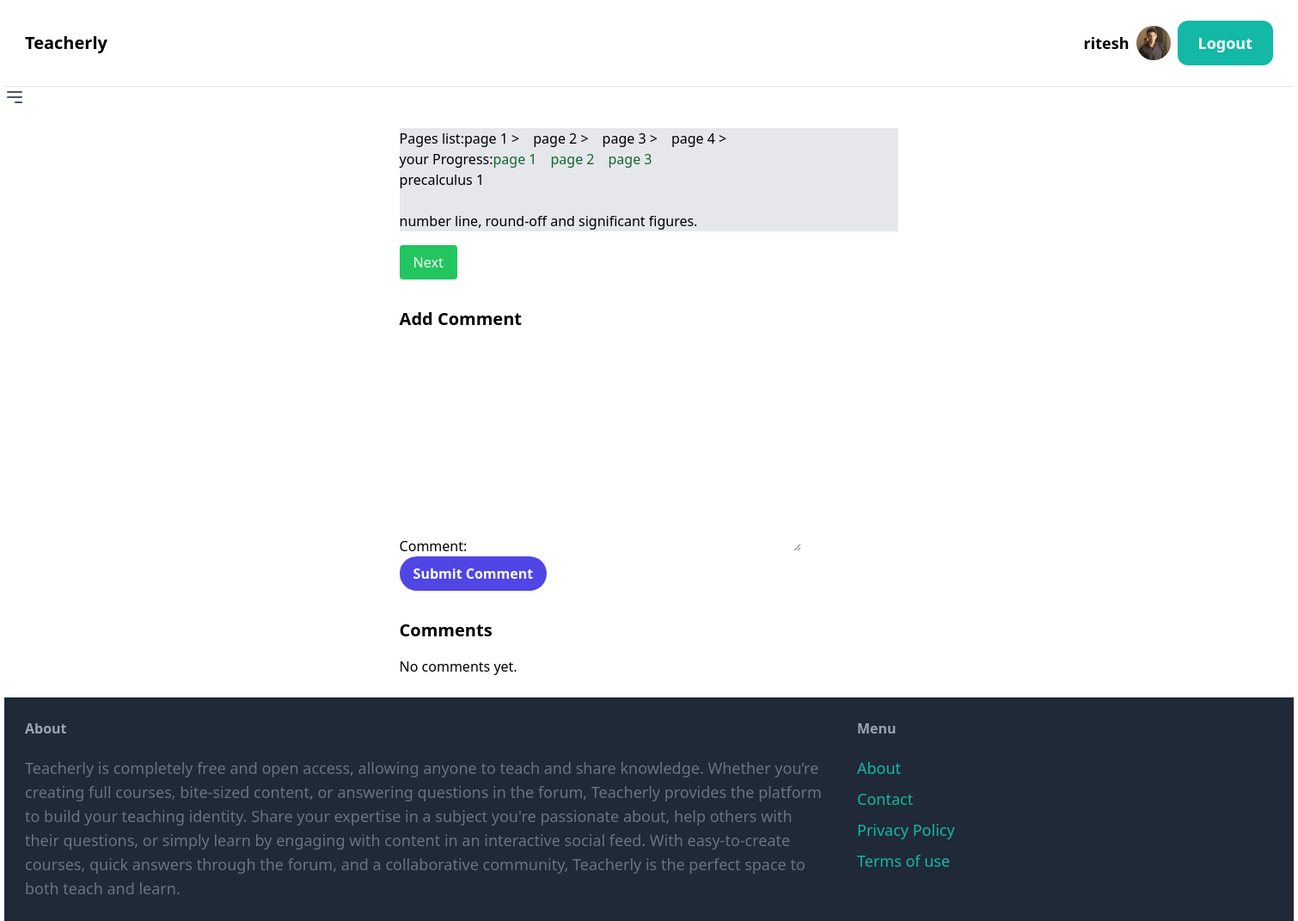
The page /course/3/1/ (signed in) on the database its author committed.
### core/models.py (models this page shows, shortened)
class Profile(models.Model):
    user_id = models.OneToOneField(User, related_name='Profile', on_delete=models.CASCADE)
    description = models.CharField(max_length = 500, blank=True)
    profile_pic = models.ImageField(upload_to='profil_pic', blank=True)

### course/models.py (models this page shows, shortened)
class Page(Commentable):
    CONTENT_TYPE_CHOICES = [
        ('video', 'Video'),
        ('article', 'Article'),
        ('question', 'Question'),
        ('image', 'image'),
    ]
    title = models.CharField(max_length=100)
    content_type = models.CharField(max_length=20, choices=CONTENT_TYPE_CHOICES)
    chapter = models.ForeignKey(Chapter, on_delete=models.CASCADE, related_name='page')
    serial_number = models.PositiveIntegerField(default=0, editable=True)

### content/models.py (models this page shows, shortened)
class URLVideo(models.Model):
    user = models.ForeignKey(User, on_delete=models.CASCADE )
    title = models.CharField(max_length=200)
    video_url = EmbedVideoField()
    explanation = models.TextField(blank=True)
    course = models.ForeignKey(Page, on_delete=models.SET_NULL, null=True, blank=True, related_name='URLVideo')

### course/views.py (the view)
# urls.py: path('<int:pk>/<int:chapter_pk>/', views.Chapter_view, name='chapter'),
def Chapter_view(request, pk, chapter_pk):
    course = get_object_or_404(Course, pk=pk)
    chapter = get_object_or_404(Chapter, pk=chapter_pk)
    pages = chapter.page.all()
    paginator = Paginator(pages, 1)
    page = request.GET.get('page', 1)
    try:
        current_page = paginator.page(page)
    except PageNotAnInteger:
        current_page = paginator.page(1)
    except EmptyPage:
        current_page = paginator.page(paginator.num_pages)
    if request.method == 'POST':
        comment_form = CommentForm(request.POST)
        if comment_form.is_valid():
            comment = comment_form.save(commit=False)
            comment.creator = request.user
            comment.content_type = ContentType.objects.get_for_model(Page)  # Assuming Page is the model you want to associate comments with
            comment.object_id = current_page.object_list[0].id  # Get the ID of the current page
            comment.save()
            redirect_url = request.path_info + f'?page={current_page.number}'
            return redirect(redirect_url)
    else:
        comment_form = CommentForm()
    current_page_instance = str(type(current_page.object_list[0].id))
    this_page = Page.objects.get(pk=current_page.object_list[0].id)
    page_click, created = StudentProgress.objects.get_or_create(student=request.user.Profile, page=this_page)
    if created:
        page_click.clicked = True
        page_click.save()
    page_list = list(chapter.page.all())
    chapter_pages = [page.title for page in page_list]
    viewed_pages = []
    for page in page_list:
        try:
            StudentProgress.objects.get(student=request.user.Profile, page=page)
            viewed_pages.append(page.title)
        except StudentProgress.DoesNotExist:
            pass
    return render(request, 'course/chapter.html', {
        'current_page': current_page,
        'course':course,
        'chapter':chapter,
        'comment_form': comment_form,
        'current_page_instance': current_page_instance,
        'chapter_pages': chapter_pages,
        'viewed_pages': viewed_pages,
    })

### core/forms.py
class CommentForm(forms.ModelForm):
    class Meta:
        model = Comment
        fields = ['comment']

### course/templates/course/chapter.html (shortened to what this page needs)
{% extends 'core/base2.html' %}
{% load embed_video_tags %}
{% block content %}
    <div class="flex flex-col items-center">
            <div class="aspect-w-9 aspect-h-16 w-2/5 mb-4 bg-gray-200 relative">
                <div class="flex">
                    <h6>Pages list:</h6>
                    {% for page in chapter_pages %}
                    <div class="mr-4">
                        <p>{{ page }} > </p>
                    </div>
                    {% endfor %}
                </div>
                <div class="flex">
                    <h6>your Progress:</h6>
                    {% for page in viewed_pages %}
                    <div class="mr-4">
                        <p class="text-green-800">{{ page }}  </p>
                    </div>
                    {% endfor %}
                </div>
                {% if current_page %}
                    {% if current_page.0.URLVideo.all.exists %}
                    {% for urlvideo in current_page.0.URLVideo.all %}
                        {% if urlvideo.title %}
                            <p>{{ urlvideo.title }}</p>
                            <br>
                            <h1>{{ urlvideo.explanation }}</h1>
                        {% endif %}
                    {% empty %}
                            <p> no Content</p>
                    {% endfor %}
                    {% endif %}
            </div>
            <div class="flex justify-between w-2/5">
                <a href="{% if current_page.has_next %}?page={{ current_page.next_page_number }}{% else %}?page=1{% endif %}" class="bg-green-500 text-white px-4 py-2 rounded {% if not current_page.has_next %}hidden{% endif %}">Next</a>
            </div>
    <div class="w-2/5 mt-8">
        <h2 class="text-xl font-semibold mb-4">Add Comment</h2>
        <form method="post">
            {{ comment_form.as_p }}
            <button type="submit" class="bg-indigo-600 hover:bg-indigo-700 text-white font-bold py-2 px-4 rounded-full">Submit Comment</button>
        </form>
    </div>
    <div class="w-2/5 mt-8">
        <h2 class="text-xl font-semibold mb-4">Comments</h2>
        <ul>
            {% for comment in current_page.0.comments.all %}
                <li class="mb-4">
                    <strong>{{ comment.creator.username }}:</strong> {{ comment.comment }}
                </li>
            {% empty %}
                <li>No comments yet.</li>
            {% endfor %}
        </ul>
    </div>
        {% else %}
            <p class="text-lg text-gray-500">No content available.</p>
        {% endif %}
    </div>
{% endblock %}

### core/templates/core/base2.html (shortened to what this page needs)
<!DOCTYPE html>
<html lang="en">
<head>
    <script src="https://cdn.tailwindcss.com"></script>
</head>
<body class="flex flex-col h-screen" style="width: 1500px; margin: 0 auto;">
    <nav class="py-6 px-6 flex justify-between items-center border-b border-gray-200">
        <a href="/" class="text-xl font-semibold"> Teacherly </a>
        <div class="space-x-6">
            {% if request.user.is_authenticated %}
                <div class="flex items-center space-x-2">
                    <a href="{% url 'user_profile' pk=request.user.id %}" class="flex items-center space-x-2">
                        <span class="text-lg font-semibold">{{ request.user.username }}</span>
                        <div class="h-10 w-10 rounded-full overflow-hidden bg-gray-300">
                            {% if request.user.Profile.profile_pic %}
                                <img src="{{ request.user.Profile.profile_pic.url }}" alt="Profile Pic" class="h-full w-full object-cover">
                            {% endif %}
                        </div>
                    </a>
                    <a href="{% url 'logout' %}" class="px-6 py-3 text-lg font-semibold bg-teal-500 text-white rounded-xl hover:bg-teal-700">Logout</a>
                </div>
            {% else %}
                <a href="{% url 'signup' %}" class="px-6 py-3 text-lg font-semibold bg-teal-500 text-white rounded-xl hover:bg-teal-700">Sign up</a>
                <a href="{% url 'login' %}" class="px-6 py-3 text-lg font-semibold bg-gray-500 text-white rounded-xl hover:bg-gray-700">Log in</a>
            {% endif %}
        </div>
    </nav>
                <button class="open-sidebar text-gray-600 focus:outline-none">
                    <svg class="h-6 w-6" fill="none" stroke="currentColor" viewBox="0 0 24 24"
                        xmlns="http://www.w3.org/2000/svg">
                        <path stroke-linecap="round" stroke-linejoin="round" stroke-width="2"
                            d="M4 6h16M4 12h16m-7 6h7"></path>
                    </svg>
                </button>
    <div class="flex flex-1">
        <div class="px-6 py-6 flex-1">
            {% block content %}
            {% endblock %}
        </div>
    </div>
    <footer class="py-6 px-6 flex justify-between bg-gray-800">
        <div class="w-2/3 pr-10">
            <h3 class="mb-5 font-semibold text-gray-400"> About </h3>
            <p class="text-lg text-gray-500"> Teacherly is completely free and open access, allowing anyone to teach and share knowledge. Whether you’re creating full courses, bite-sized content, or answering questions in the forum, Teacherly provides the platform to build your teaching identity. Share your expertise in a subject you're passionate about, help others with their questions, or simply learn by engaging with content in an interactive social feed. With easy-to-create courses, quick answers through the forum, and a collaborative community, Teacherly is the perfect space to both teach and learn. </p>
        </div>
        <div class="w-1/3">
            <h3 class="mb-5 font-semibold text-gray-400"> Menu </h3>
            <ul class="space-y-2">
                <li><a href="#" class="text-lg text-teal-500 hover:text-teal-700">About</a></li>
                <li><a href="#" class="text-lg text-teal-500 hover:text-teal-700">Contact</a></li>
                <li><a href="#" class="text-lg text-teal-500 hover:text-teal-700">Privacy Policy</a></li>
                <li><a href="#" class="text-lg text-teal-500 hover:text-teal-700">Terms of use</a></li>
            </ul>
        </div>
    </footer>
</body>
</html>

### rows shown on the page
Page: chapter_pages "page 1", viewed_pages "page 1"
Page: chapter_pages "page 2", viewed_pages "page 2"
Page: chapter_pages "page 3", viewed_pages "page 3"
Page: chapter_pages "page 4"
URLVideo: title "precalculus 1", explanation "number line, round-off and significant figures."

### other values the page prints
{{ request.user.username }} "ritesh"
